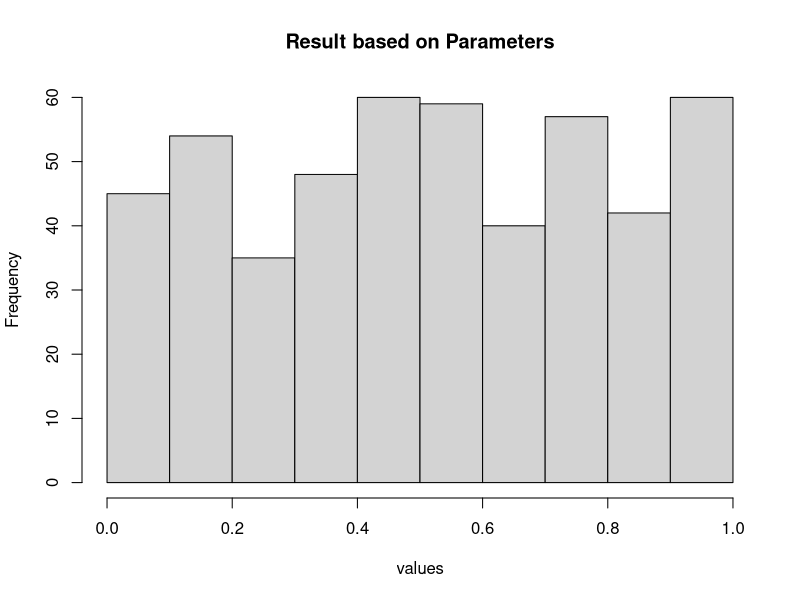
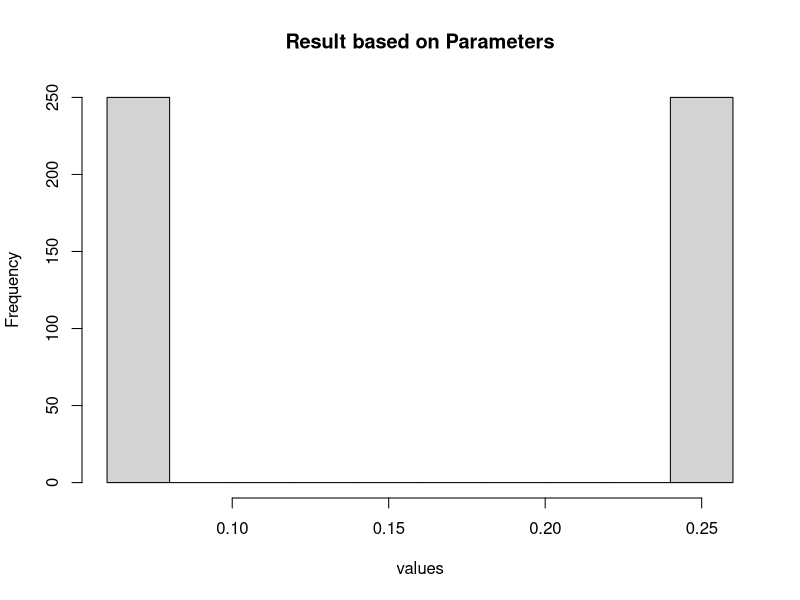
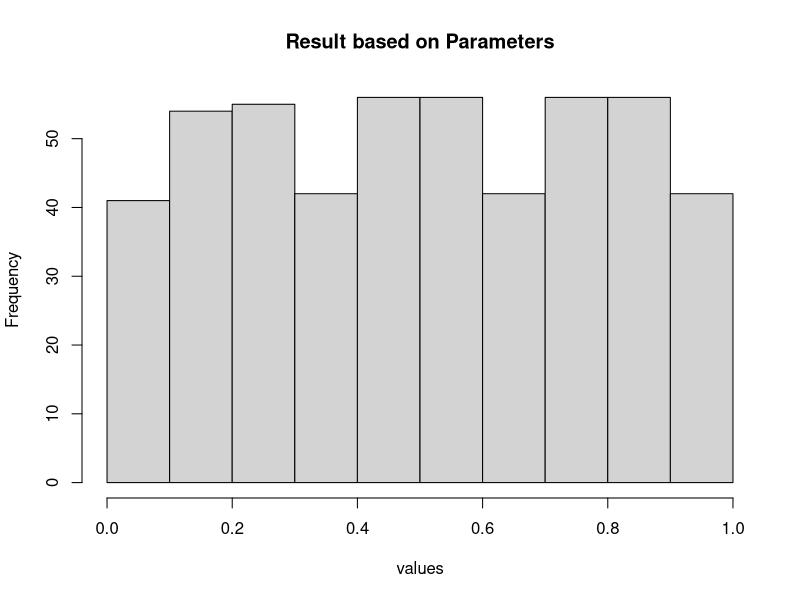
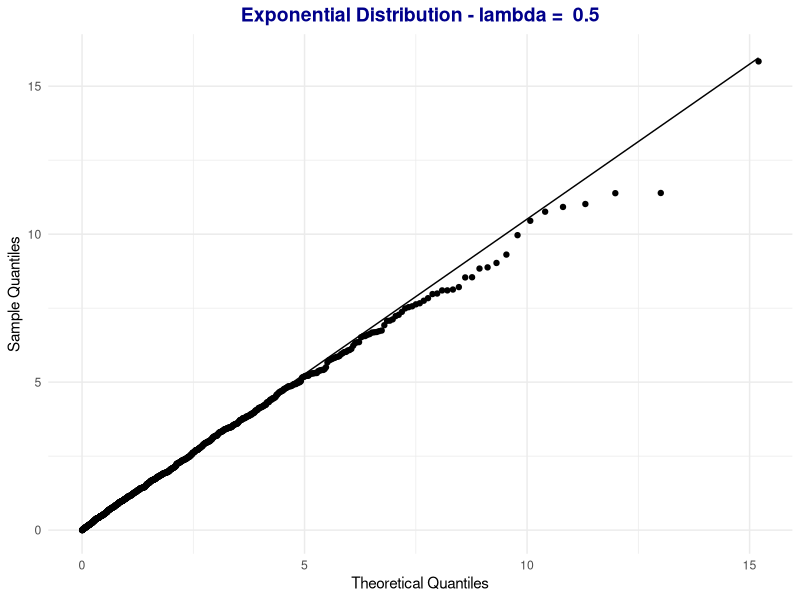
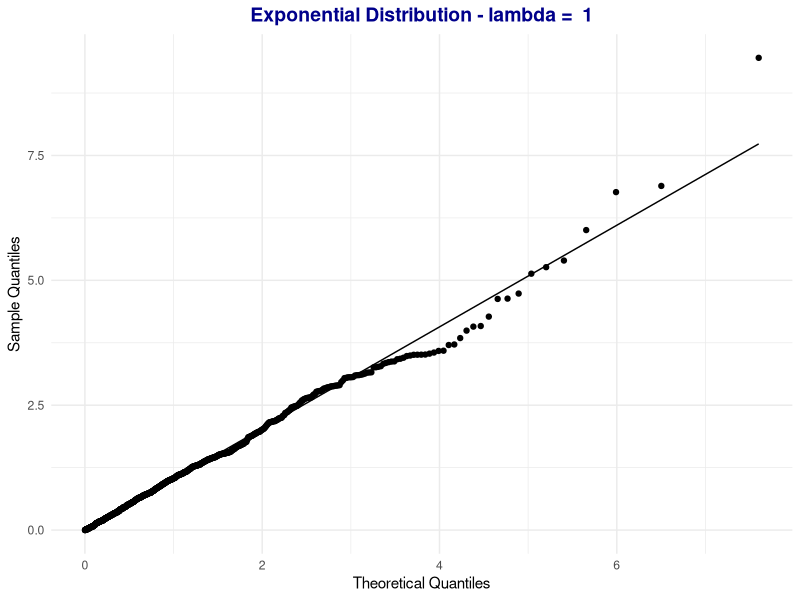
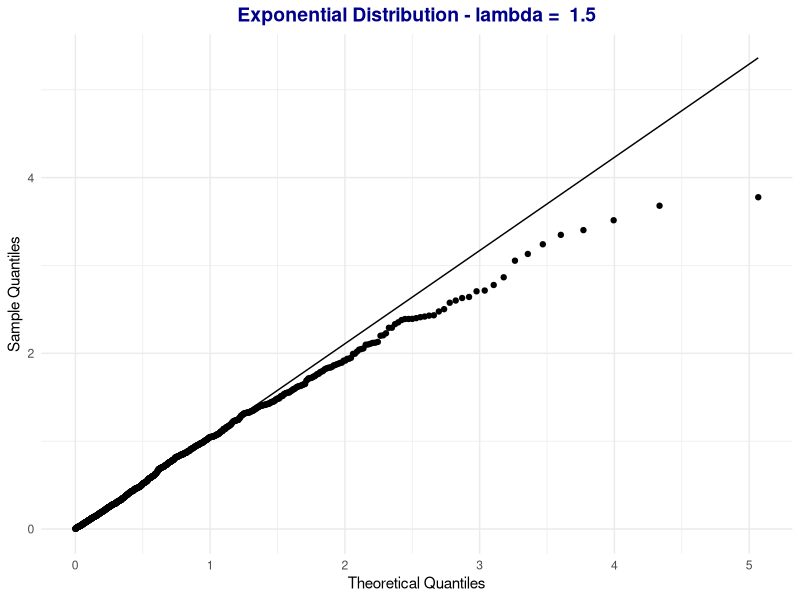
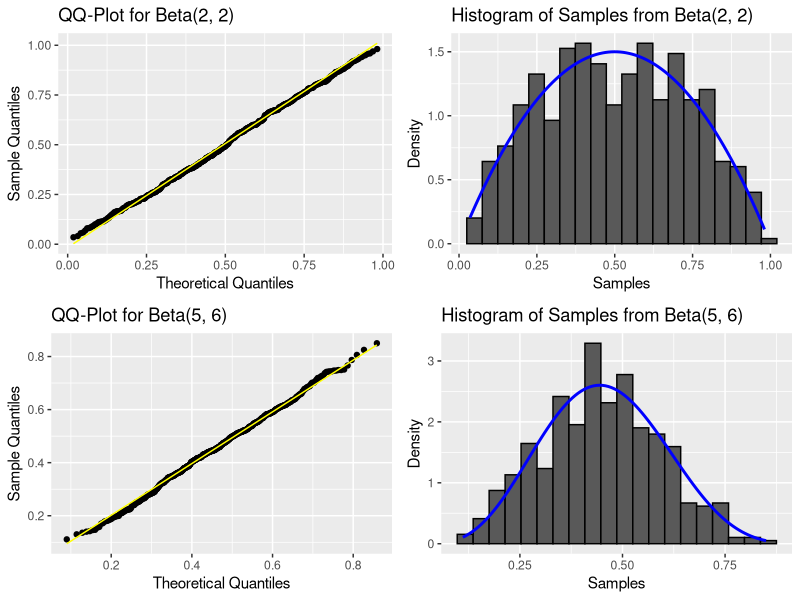

R code for these plots, in order:
## ---- chunk 1
knitr::opts_chunk$set(echo = TRUE)
## ---- chunk 2
# function for Linear Congruential Random Number Generator

lc_gen <- function(n, m, a, c=0, d){
  a1 <- numeric(n)
  for (i in 1:n){
    d <- (a * d + c) %% m
    a1[i] <- d / m
  }
  return(a1)
}
## ---- chunk 3
n <- 500
m <-  12433688 
a <- round(sqrt(m)-2,2)
c <-2
d<- 25
sm1<-lc_gen(n,m,a,c,d)
round((sm1),3)
## ---- chunk 4
n <- 500
m <- 50
a <- 4
c <- 1
d <- 3
sm2<-lc_gen(n,m,a,c,d)
round((sm2),3)

## ---- chunk 5
n <- 500
m <- 37
a <- 19
c <- 1
d <- 3
sm3<-lc_gen(n,m,a,c,d)
round((sm3),3)

## ---- chunk 6
hist(round((sm1),3),main="Result based on Parameters",xlab="values",ylab="Frequency")
hist(round((sm2),3),main="Result based on Parameters",xlab="values",ylab="Frequency")
hist(round((sm3),3),main="Result based on Parameters",xlab="values",ylab="Frequency")
## ---- chunk 7
exponential_samp <- function(n, lambda) {
	u <- runif(n) 
	x <- -1/lambda * log(1 - u)
	return(x)
}
## ---- chunk 8
library(ggplot2)

generate_qqplot <- function(rate_param) {
	# Generate samples using the exponential_samp function
	df <- data.frame(custom_samples = exponential_samp(1000, rate_param), theoretical_samples = rexp(1000, rate = rate_param))
	ggplot(df, aes(sample = custom_samples)) +
		stat_qq(distribution = qexp, dparams = list(rate = rate_param)) +
		stat_qq_line(distribution = qexp, dparams = list(rate = rate_param)) +
		ggtitle(paste("Exponential Distribution - lambda = ", rate_param)) +
		xlab("Theoretical Quantiles") +
		ylab("Sample Quantiles") +
		theme_minimal() +  # Apply a clean theme
		theme(
			plot.title = element_text(color = "darkblue", size = 14, face = "bold", hjust = 0.5)
		)
}

# New variable names for the lambda values
rate_params <- c(0.5, 1, 1.5)  # Changed from lambda_values to rate_params

# Generate and display QQ plots with the new variable names
plots <- lapply(rate_params, generate_qqplot)
for (plot in plots) {
	print(plot)
}

## ---- chunk 9
library(ggplot2)
library(gridExtra)

# Function to sample from Beta distribution using rejection sampling
sample_beta <- function(n, alpha, beta) {
    if (alpha <= 1 || beta <= 1) {
        stop("Invalid parameters: alpha and beta must be greater than 1.")
    }
    
    samples <- numeric(n)
    accepted <- 0

    mode <- (alpha - 1) / (alpha + beta - 2)
 
    c <- dbeta(mode, alpha, beta)
    
    while (accepted < n) {
        y <- runif(1)  
        u <- runif(1)
        
        if (u <= dbeta(y, alpha, beta) / c) {
            accepted <- accepted + 1
            samples[accepted] <- y
        }
    }
    
    return(samples)
}
## ---- chunk 10
s1_2_2<-round(s1 <- sample_beta(500, 2, 2),3)
s2_5_6<-round(s2<- sample_beta(500, 5, 6),3)


# Generate theoretical samples for comparison
be_2_2<-round(be1 <- rbeta(500, 2, 2),3)
be_5_6<-round(be2 <- rbeta(500, 5, 6),3)

## ---- chunk 11

p_qq_1 <- function(samples, theoretical, alpha, beta) {
    ggplot(data.frame(samples = samples, theoretical = theoretical), aes(sample = samples)) +
        stat_qq(distribution = qbeta, dparams = list(shape1 = alpha, shape2 = beta)) +
        stat_qq_line(distribution = qbeta, dparams = list(shape1 = alpha, shape2 = beta), color = "yellow") +
        ggtitle(paste("QQ-Plot for Beta(", alpha, ", ", beta, ")", sep = "")) +
        xlab("Theoretical Quantiles")+
        ylab("Sample Quantiles")
}

p_hist_1 <- function(samples, alpha, beta) {
    ggplot(data.frame(samples = samples), aes(x = samples)) +
        geom_histogram(aes(y = ..density..), bins = 20, color = "black") +
        stat_function(fun = dbeta, args = list(shape1 = alpha, shape2 = beta), color = "blue", size = 1) +
        ggtitle(paste("Histogram of Samples from Beta(", alpha, ", ", beta, ")", sep = "")) +
        xlab("Samples") +
        ylab("Density")
}
## ---- chunk 12

plot1_qq <- p_qq_1(s1_2_2, be_2_2, 2, 2)
plot2_qq <- p_qq_1(s2_5_6, be_5_6, 5, 6)

plot1_hist <- p_hist_1(s1_2_2, 2, 2)
plot2_hist <- p_hist_1(s2_5_6, 5, 6)

grid.arrange(plot1_qq, plot1_hist, plot2_qq, plot2_hist, nrow = 2)

